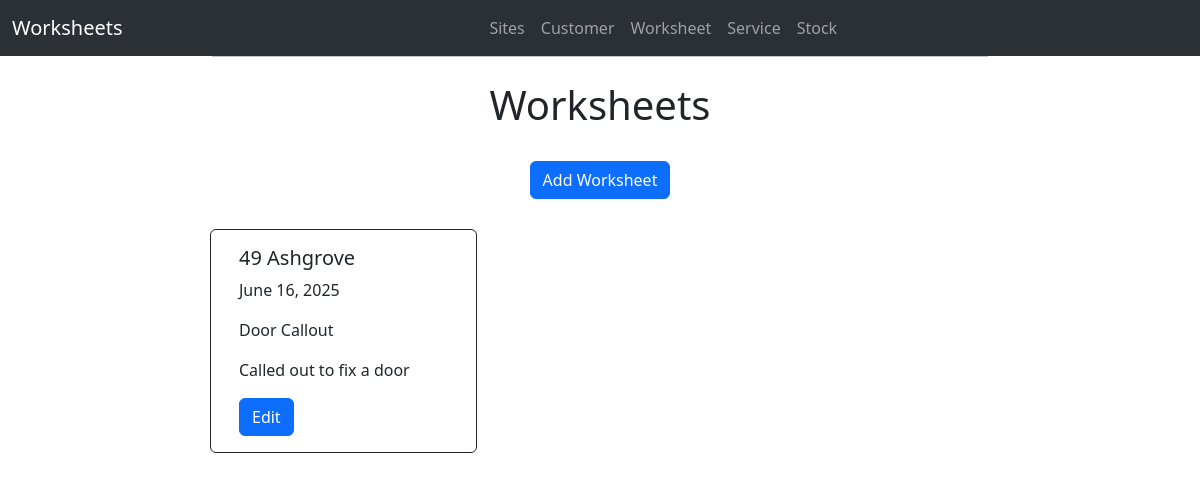
The page /worksheet/ on the database as committed earlier.
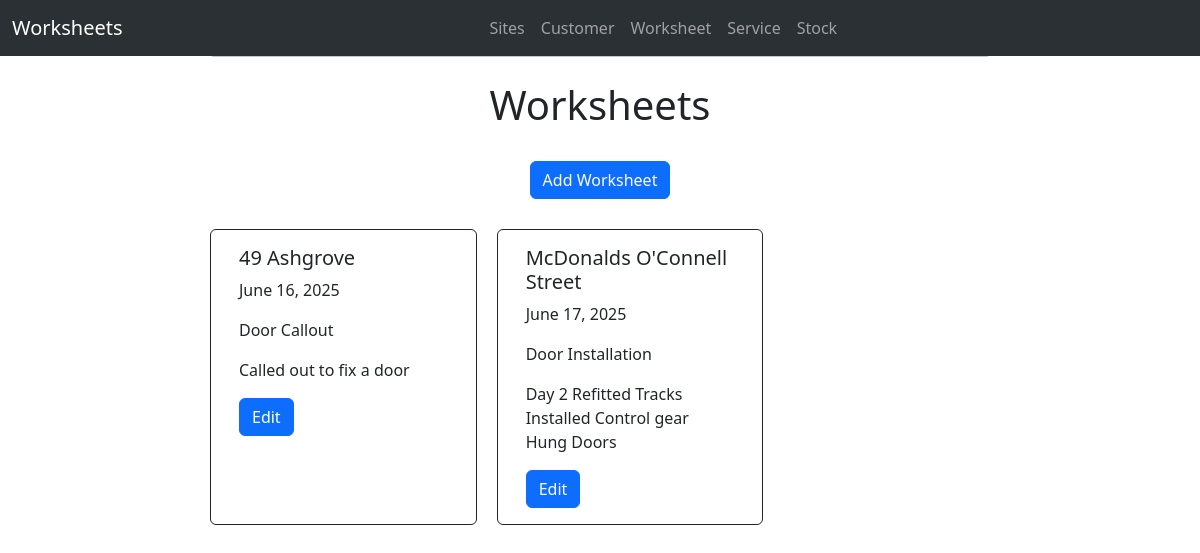
The same page on the database as committed later.
### workforms/models.py (models this page shows)
class Worksheet(models.Model):
    site_name = models.ForeignKey(Site, on_delete=models.CASCADE)
    date = models.DateField()
    start_time = models.TimeField(blank=True )
    end_time = models.TimeField(blank=True )
    travel_time = models.FloatField(blank=True)
    job_type = models.CharField(max_length=50, choices=Choices.JOB_TYPE)
    description = models.TextField()
    materials = models.TextField(blank=True)
    num_electrcians = models.IntegerField()
    num_apprentices = models.IntegerField()
    electricians_name = models.CharField(max_length=30)
    customer_name = models.CharField(max_length=50)
    customer_signature = models.CharField(max_length=50)
    status = models.CharField(max_length=50, choices=Choices.STATUS, default="Created")
    signature = models.ImageField(blank=True)
    image2 = models.ImageField(blank=True)
    image3 = models.ImageField(blank=True)
    image4 = models.ImageField(blank=True)
    image5 = models.ImageField(blank=True)
    image6 = models.ImageField(blank=True)

class Site(models.Model):
    site_name = models.CharField(max_length=40)
    address = models.CharField(max_length=40, blank=True)
    town = models.CharField(max_length=40, blank=True)
    county = models.CharField(max_length=40, blank=True)
    country = models.CharField(max_length=40, blank=True)
    aircode = models.CharField(max_length=40, blank=True)
    def __str__(self):
        return str(self.site_name)

### workforms/views.py (the view)
# urls.py: path('worksheet/', worksheet, name='Worksheet'),
def worksheet(request):
    worksheets = Worksheet.objects.all()
    return render(request, 'worksheet.html', {'worksheets': worksheets})

### workforms/templates/worksheet.html
{% extends 'base.html' %}
{% block content %}
<div class="text-center" style="margin: 20px;">
  <h1>Worksheets</h1>
  <br>
  <a class="btn btn-primary" href="/worksheet/add_worksheet/" role="button">Add Worksheet</a>
  <br>
  <br>
</div>
  <div class="row row-cols-1 row-cols-md-3 g-4">
    {% for x in worksheets %}
      <div class="card border-dark mb-3" style="max-width: 18rem; margin: 10px;">
        <div class="card-body">
          <h5 class="card-title">{{ x.site_name }}</h5>
              <p class="card-text">{{ x.date }}</p>
              <p class="card-text">{{ x.job_type }}</p>
              <p class="card-text">{{ x.description }}</p>
          <a class="btn btn-primary" href="/worksheet/edit_worksheet/{{ x.id }}" role="button">Edit</a>
        </div>
      </div>
    {% endfor %}
  </div>
{% endblock %}

Rows that differ between the two databases and show on the page:
added Worksheet: site_name "McDonalds O'Connell Street", date "June 17, 2025", job_type "Door Installation", description "Day 2 Refitted Tracks Installed Control gear Hung Doors"
